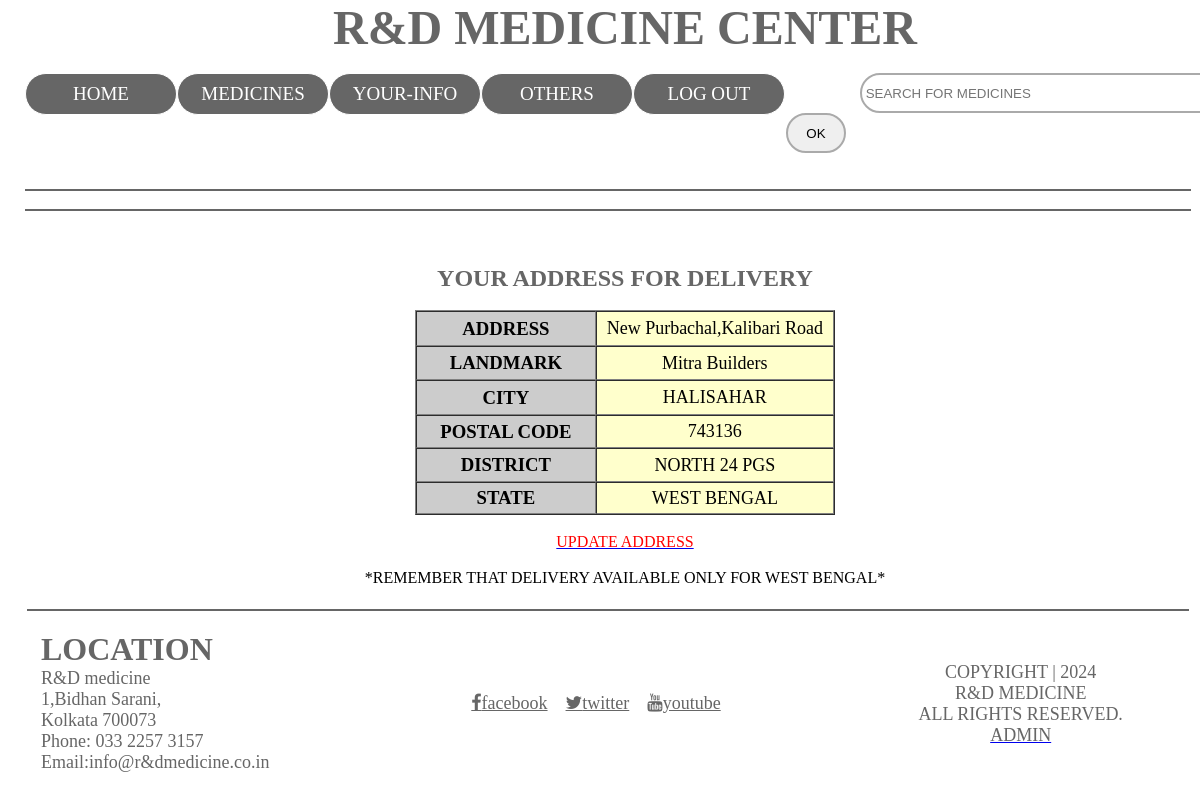
/SHOWAD.php (signed in), run on the app's committed database.
### tables this page shows
CREATE TABLE IF NOT EXISTS `address` (
  `GMAIL` text NOT NULL,
  `ADDRESS` text NOT NULL,
  `LANDMARK` text NOT NULL,
  `CITY` text NOT NULL,
  `PCODE` text NOT NULL,
  `DISTRICT` text NOT NULL
);

### SHOWAD.php (the view, shortened to what this page needs)
<?php
if(isset($_SESSION['gmail']))
		{
			include('HEADERS\HEADERL.php');
		}
	else
		{
			?>
	<script>
	window.location = "LOGIN.php";
    </script>
    <?php
		}
$GMAIL=$_SESSION['gmail'];
?>
<HTML>
<body>
  <br>
		<CENTER>
		  <p><strong><font color="#666666" size="5">
	      YOUR ADDRESS FOR DELIVERY
		    </font></strong>	      </p>
		  <p><br>
	      </p>
		  <table width="35%" border="1" align="center" cellpadding="4" cellspacing="0">
  <?php
				include('HEADERS\CONNECTION.php');
				$query6="Select * from address where GMAIL='".$GMAIL."'";
				$result= mysqli_query($dbc, $query6);
				$row_value= mysqli_fetch_array($result);
				?>
		    <tr>
    <TD width="43%" bgcolor="#CCCCCC" align="center"><h3><strong>ADDRESS</strong></h3></TD>
    <td width="57%" height="35" bgcolor="#FFFFCC" align="center"><FONT SIZE=4><?php echo $row_value['ADDRESS'];?></FONT></td>
  </tr>
  <tr>
    <TD width="43%" bgcolor="#CCCCCC" align="center"><h3><strong>LANDMARK</strong></h3></TD>
    <td width="57%" height="34" bgcolor="#FFFFCC" align="center"><FONT SIZE=4><?php echo $row_value['LANDMARK'];?></FONT></td>
  </tr>
  <tr>
    <TD width="43%" bgcolor="#CCCCCC" align="center"><h3><strong>CITY</strong></h3></TD>
    <td width="57%" height="35" bgcolor="#FFFFCC" align="center"><FONT SIZE=4><?php echo $row_value['CITY'];?></FONT></td>
  </tr>
  <tr>
    <TD width="43%" bgcolor="#CCCCCC" align="center"><h3><strong>POSTAL CODE</strong></h3></TD>
    <td width="57%" height="33" bgcolor="#FFFFCC" align="center"><FONT SIZE=4><?php echo $row_value['PCODE'];?></FONT></td>
  </tr>
  <tr>
    <TD width="43%" bgcolor="#CCCCCC" align="center"><h3><strong>DISTRICT</strong></h3></TD>
    <td width="57%" height="34" bgcolor="#FFFFCC" align="center"><FONT SIZE=4><?php echo $row_value['DISTRICT'];?></FONT></td>
  </tr>
  <tr>
    <TD width="43%" bgcolor="#CCCCCC" align="center"><h3><strong>STATE</strong></h3></TD>
    <td width="57%" height="32" bgcolor="#FFFFCC" align="center"><FONT SIZE=4>WEST BENGAL</FONT></td>
  </tr>
</table>
  <BR>
  <p><a href="UPDATEADD.php"><font color="#FF0000">UPDATE ADDRESS</font></a></p>
		    <p>&nbsp;</p>
<p>*REMEMBER THAT DELIVERY AVAILABLE ONLY FOR WEST BENGAL*</p></center>
</body>
</html>
<?php
include('HEADERS\BOTTOMHEADER2.php');
?>

### HEADERS/HEADERL.php (style rules this page uses)
body { margin-left: 20px; width:100%; overflow-x:hidden; height: 100%; }
* { margin: 0px; padding: 0px; }

### HEADERS/BOTTOMHEADER2.php (style rules this page uses)
body { width:100%; margin-left: 25px; overflow-x:hidden; }

### data on the page
address: ADDRESS "New Purbachal,Kalibari Road", LANDMARK "Mitra Builders", CITY "HALISAHAR", PCODE "743136", DISTRICT "NORTH 24 PGS"
